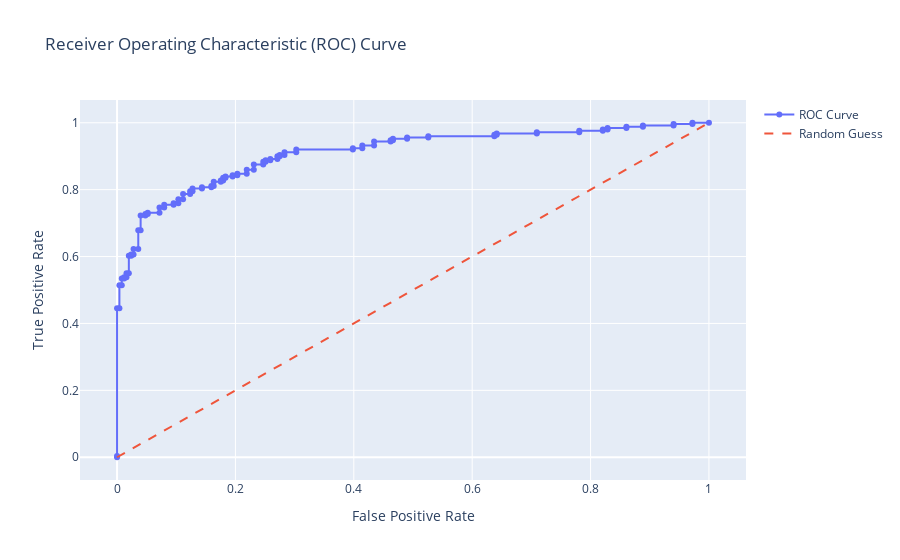

Notebook code for this chart:
### Code cell
import plotly.graph_objects as go
import pandas as pd
from sklearn.linear_model import LogisticRegression
from sklearn.metrics import roc_curve, auc
from sklearn.datasets import make_classification

# Generate example data (replace with your actual data)
X, y = make_classification(n_samples=500, random_state=0)

# Train a logistic regression model
model = LogisticRegression()
model.fit(X, y)

# Get predicted probabilities for positive class
y_score = model.predict_proba(X)[:, 1]

# Compute ROC curve
fpr, tpr, thresholds = roc_curve(y, y_score)

# Create a line trace for the ROC curve
roc_trace = go.Scatter(x=fpr, y=tpr, 
                       mode='lines+markers', 
                       name='ROC Curve')

# Add the diagonal line for random guessing
random_guess_trace = go.Scatter(x=[0, 1], y=[0, 1], 
                                mode='lines', 
                                name='Random Guess', 
                                line=dict(dash='dash'))

# Set layout options
layout = go.Layout(title='Receiver Operating Characteristic (ROC) Curve',
                   xaxis_title='False Positive Rate',
                   yaxis_title='True Positive Rate')

# Create the figure
fig = go.Figure(data=[roc_trace, random_guess_trace], layout=layout)
# pyo.plot(fig, filename='roc_curve.html')
fig.show()

### Figure 1 — Plotly figure (JSON) as saved in the notebook; plotly's stock layout.template omitted (floating-point values rounded to 4 significant figures)
{"data": [{"mode": "lines+markers", "name": "ROC Curve", "type": "scatter", "x": [0, 0, 0, 0.003984, 0.003984, 0.007968, 0.007968, 0.01195, 0.01195, 0.01594, 0.01594, 0.01992, 0.01992, 0.0239, 0.0239, 0.02789, 0.02789, 0.03586, 0.03586, 0.03984, 0.03984, 0.04781, 0.04781, 0.05179, 0.05179, 0.07171, 0.07171, 0.07968, 0.07968, 0.09562, 0.09562, 0.1036, 0.1036, 0.1116, 0.1116, 0.1235, 0.1235, 0.1275, 0.1275, 0.1434, 0.1434, 0.1594, 0.1594, 0.1633, 0.1633, 0.1753, 0.1753, 0.1793, 0.1793, 0.1833, 0.1833, 0.1952, 0.1952, 0.2032, 0.2032, 0.2191, 0.2191, 0.2311, 0.2311, 0.247, 0.247, 0.251, 0.251, 0.259, 0.259, 0.2709, 0.2709, 0.2749, 0.2749, 0.2829, 0.2829, 0.3028, 0.3028, 0.3984, 0.3984, 0.4143, 0.4143, 0.4343, 0.4343, 0.4622, 0.4622, 0.4661, 0.4661, 0.49, 0.49, 0.5259, 0.5259, 0.6375, 0.6375, 0.6414, 0.6414, 0.7092, 0.7092, 0.7809, 0.7809, 0.8207, 0.8207, 0.8287, 0.8287, 0.8606, 0.8606, 0.8884, 0.8884, 0.9402, 0.9402, 0.9721, 0.9721, 1], "y": [0, 0.004016, 0.4458, 0.4458, 0.5141, 0.5141, 0.5341, 0.5341, 0.5382, 0.5382, 0.5502, 0.5502, 0.6024, 0.6024, 0.6064, 0.6064, 0.6225, 0.6225, 0.6787, 0.6787, 0.7229, 0.7229, 0.7269, 0.7269, 0.7309, 0.7309, 0.747, 0.747, 0.755, 0.755, 0.759, 0.759, 0.7711, 0.7711, 0.7871, 0.7871, 0.7952, 0.7952, 0.8032, 0.8032, 0.8072, 0.8072, 0.8112, 0.8112, 0.8233, 0.8233, 0.8273, 0.8273, 0.8353, 0.8353, 0.8394, 0.8394, 0.8434, 0.8434, 0.8474, 0.8474, 0.8594, 0.8594, 0.8755, 0.8755, 0.8835, 0.8835, 0.8876, 0.8876, 0.8916, 0.8916, 0.8996, 0.8996, 0.9036, 0.9036, 0.9116, 0.9116, 0.9197, 0.9197, 0.9237, 0.9237, 0.9317, 0.9317, 0.9438, 0.9438, 0.9478, 0.9478, 0.9518, 0.9518, 0.9558, 0.9558, 0.9598, 0.9598, 0.9639, 0.9639, 0.9679, 0.9679, 0.9719, 0.9719, 0.9759, 0.9759, 0.9799, 0.9799, 0.9839, 0.9839, 0.988, 0.988, 0.992, 0.992, 0.996, 0.996, 1, 1]}, {"line": {"dash": "dash"}, "mode": "lines", "name": "Random Guess", "type": "scatter", "x": [0, 1], "y": [0, 1]}], "layout": {"title": {"text": "Receiver Operating Characteristic (ROC) Curve"}, "xaxis": {"title": {"text": "False Positive Rate"}}, "yaxis": {"title": {"text": "True Positive Rate"}}}}
